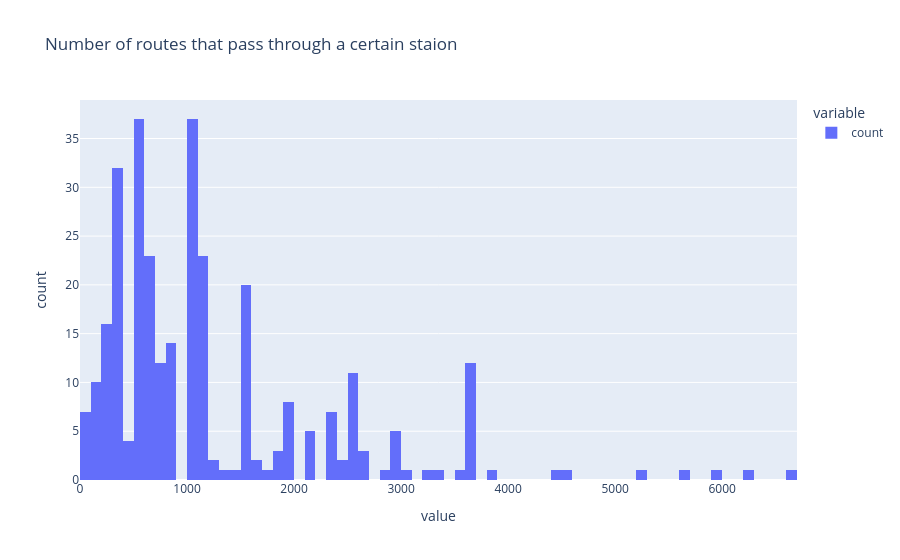

The code cell stored with this chart in its notebook:
### Code cell
import plotly.express as px 

fig = px.histogram(freq_df["count"], nbins=70, title="Number of routes that pass through a certain staion")

fig.show()

### Figure 1 — Plotly figure (JSON) as saved in the notebook; plotly's stock layout.template omitted (floating-point values rounded to 4 significant figures; data arrays with more than 128 entries replaced by an {"elided": "..."} marker saying what was removed)
{"data": [{"bingroup": "x", "hovertemplate": "variable=count<br>value=%{x}<br>count=%{y}<extra></extra>", "legendgroup": "count", "marker": {"color": "#636efa", "pattern": {"shape": ""}}, "name": "count", "nbinsx": 70, "orientation": "v", "showlegend": true, "type": "histogram", "x": {"elided": "311 int values"}, "xaxis": "x", "yaxis": "y"}], "layout": {"barmode": "relative", "legend": {"title": {"text": "variable"}, "tracegroupgap": 0}, "title": {"text": "Number of routes that pass through a certain staion"}, "xaxis": {"anchor": "y", "domain": [0, 1], "title": {"text": "value"}}, "yaxis": {"anchor": "x", "domain": [0, 1], "title": {"text": "count"}}}}
